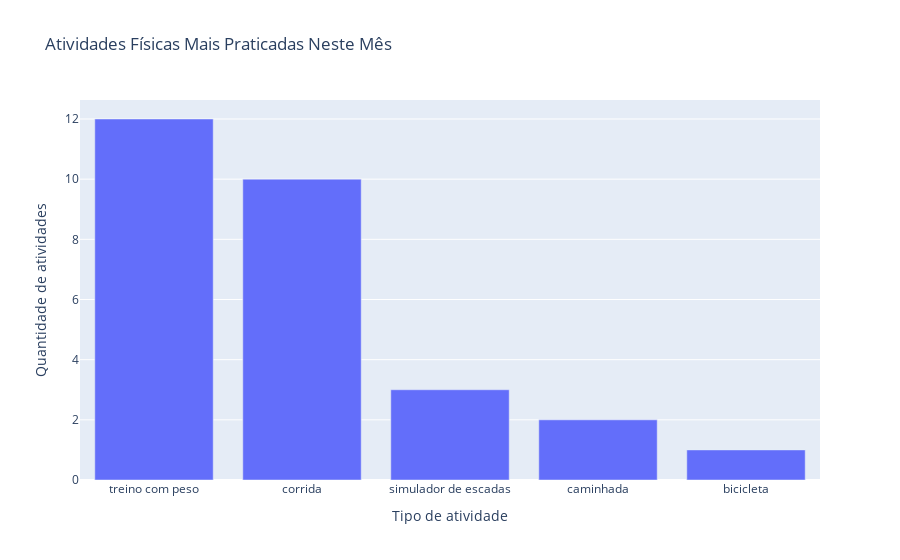

The notebook cell this image was saved under:
### Code cell
# 📅 Quantas atividades foram feitas neste mês/ano? ✅
atividades_mes = df[
    (df['month'] == pd.Timestamp('today').month)
    &
    (df['year'] == pd.Timestamp('today').year)].shape[0]

print(f"Atividades neste mês: {atividades_mes}")

# 🏃♀️ Qual está sendo a atividade física mais praticada neste mês/ano? ✅
# Filtrar as atividades deste mês e ano
atividades_mes = df[
    (df['month'] == pd.Timestamp('today').month)
    &
    (df['year'] == pd.Timestamp('today').year)]

# Contagem de categorias e a escolha do maior
atividade_do_mes = atividades_mes['sport_type'].value_counts().idxmax()
print(f"Atividade mais praticada neste mês: {atividade_do_mes}")

# Contagem de atividades por tipo de esporte
contagem_atividades = atividades_mes['sport_type'].value_counts().reset_index()
contagem_atividades.columns = ['Tipo de atividade', 'Quantidade de atividades']

# Gráfico de barras com a contagem de atividades por tipo de esporte
fig = px.bar(contagem_atividades, x='Tipo de atividade', y='Quantidade de atividades', title='Atividades Físicas Mais Praticadas Neste Mês')
fig.show()

### Figure 1 — Plotly figure (JSON) as saved in the notebook; plotly's stock layout.template omitted (floating-point values rounded to 4 significant figures)
{"data": [{"alignmentgroup": "True", "hovertemplate": "Tipo de atividade=%{x}<br>Quantidade de atividades=%{y}<extra></extra>", "legendgroup": "", "marker": {"color": "#636efa", "pattern": {"shape": ""}}, "name": "", "offsetgroup": "", "orientation": "v", "showlegend": false, "textposition": "auto", "type": "bar", "x": ["treino com peso", "corrida", "simulador de escadas", "caminhada", "bicicleta"], "xaxis": "x", "y": [12, 10, 3, 2, 1], "yaxis": "y"}], "layout": {"barmode": "relative", "legend": {"tracegroupgap": 0}, "title": {"text": "Atividades Físicas Mais Praticadas Neste Mês"}, "xaxis": {"anchor": "y", "domain": [0, 1], "title": {"text": "Tipo de atividade"}}, "yaxis": {"anchor": "x", "domain": [0, 1], "title": {"text": "Quantidade de atividades"}}}}
